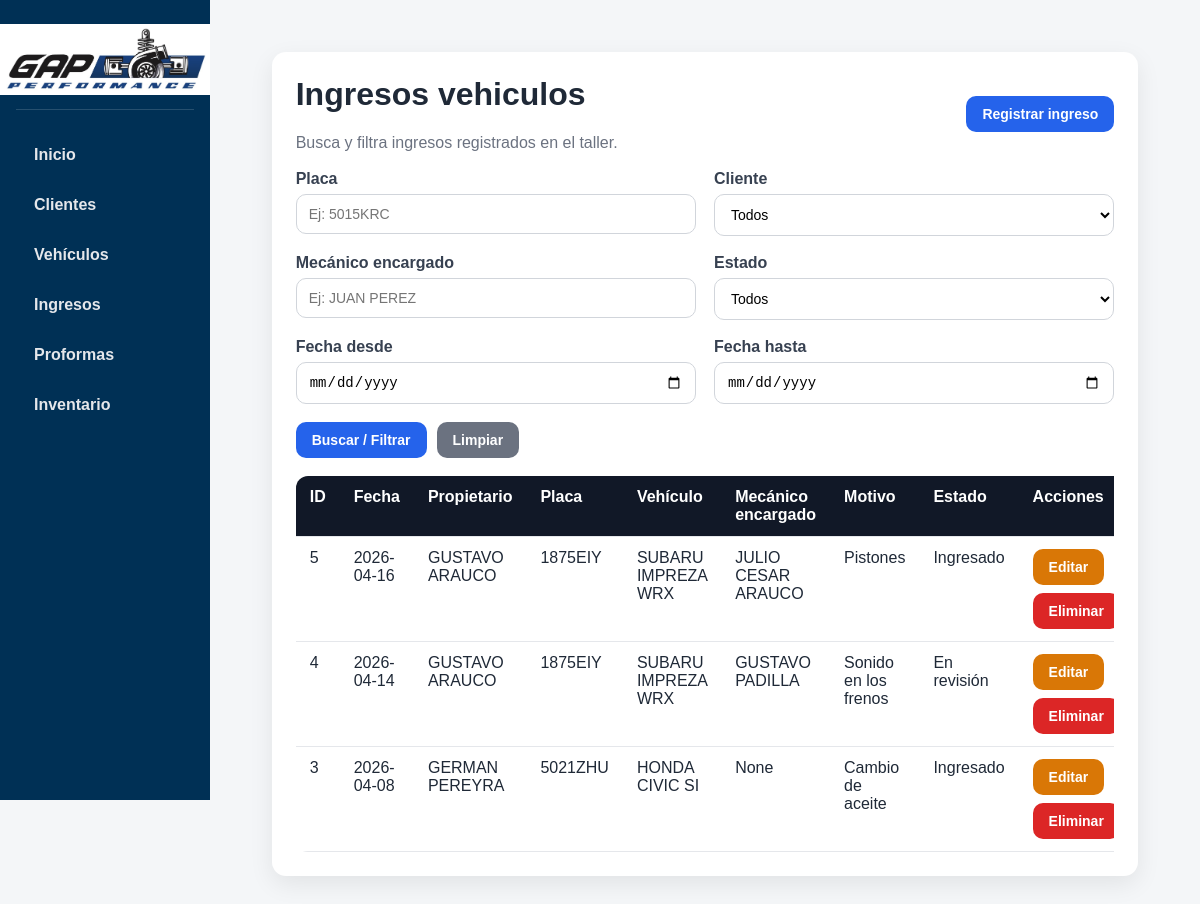
The app's page /ingresos with its own data.
### tables this page shows
CREATE TABLE ingresos (
    id_ingreso INTEGER PRIMARY KEY AUTOINCREMENT,
    id_vehiculo INTEGER NOT NULL,
    fecha_ingreso TEXT NOT NULL,
    motivo TEXT NOT NULL,
    observaciones TEXT,
    estado TEXT NOT NULL, mecanico_encargado TEXT,
    FOREIGN KEY (id_vehiculo) REFERENCES vehiculos(id_vehiculo)
);

CREATE TABLE clientes (
    id_cliente INTEGER PRIMARY KEY AUTOINCREMENT,
    nombre_completo TEXT NOT NULL,
    telefono TEXT NOT NULL,
    ci_nit TEXT,
    direccion TEXT
);

CREATE TABLE vehiculos (
    id_vehiculo INTEGER PRIMARY KEY AUTOINCREMENT,
    id_cliente INTEGER NOT NULL,
    placa TEXT NOT NULL UNIQUE,
    marca TEXT NOT NULL,
    modelo TEXT NOT NULL,
    tipo TEXT,
    vin TEXT,
    color TEXT,
    anio INTEGER,
    FOREIGN KEY (id_cliente) REFERENCES clientes(id_cliente)
);

### app.py (the view)
@app.route("/ingresos")
def listar_ingresos():
    placa = request.args.get("placa", "").strip()
    id_cliente = request.args.get("id_cliente", "").strip()
    mecanico = request.args.get("mecanico", "").strip()
    estado = request.args.get("estado", "").strip()
    fecha_desde = request.args.get("fecha_desde", "").strip()
    fecha_hasta = request.args.get("fecha_hasta", "").strip()
    conexion = conectar_db()
    cursor = conexion.cursor()
    query = """
        SELECT i.*, v.placa, v.marca, v.modelo, c.nombre_completo
        FROM ingresos i
        INNER JOIN vehiculos v ON i.id_vehiculo = v.id_vehiculo
        INNER JOIN clientes c ON v.id_cliente = c.id_cliente
        WHERE 1=1
    """
    parametros = []
    if placa:
        query += " AND v.placa LIKE ?"
        parametros.append(f"%{placa}%")
    if id_cliente:
        query += " AND c.id_cliente = ?"
        parametros.append(id_cliente)
    if mecanico:
        query += " AND i.mecanico_encargado LIKE ?"
        parametros.append(f"%{mecanico}%")
    if estado:
        query += " AND i.estado = ?"
        parametros.append(estado)
    if fecha_desde:
        query += " AND i.fecha_ingreso >= ?"
        parametros.append(fecha_desde)
    if fecha_hasta:
        query += " AND i.fecha_ingreso <= ?"
        parametros.append(fecha_hasta)
    query += " ORDER BY i.id_ingreso DESC"
    cursor.execute(query, parametros)
    ingresos = cursor.fetchall()
    cursor.execute("SELECT * FROM clientes ORDER BY nombre_completo ASC")
    clientes = cursor.fetchall()
    conexion.close()
    return render_template(
        "ingresos.html",
        ingresos=ingresos,
        clientes=clientes,
        placa=placa,
        id_cliente=id_cliente,
        mecanico=mecanico,
        estado=estado,
        fecha_desde=fecha_desde,
        fecha_hasta=fecha_hasta
    )

### app.py (called while the page is built)
def conectar_db():
    conexion = sqlite3.connect("taller.db")
    conexion.row_factory = sqlite3.Row
    return conexion

### templates/ingresos.html (shortened to what this page needs)
{% extends "base.html" %}
{% block content %}
<div class="card">
    <div class="page-header">
        <div>
            <h1>Ingresos vehiculos</h1>
            <p>Busca y filtra ingresos registrados en el taller.</p>
        </div>
        <a class="btn btn-primary" href="/ingresos/nuevo">Registrar ingreso</a>
    </div>
    <form method="GET" action="/ingresos" class="mb-3">
        <div class="form-grid">
            <div class="form-group">
                <label>Placa</label>
                <input type="text" name="placa" value="{{ placa or '' }}" placeholder="Ej: 5015KRC">
            </div>
            <div class="form-group">
                <label>Cliente</label>
                <select name="id_cliente">
                    <option value="">Todos</option>
                </select>
            </div>
            <div class="form-group">
                <label>Mecánico encargado</label>
                <input type="text" name="mecanico" value="{{ mecanico or '' }}" placeholder="Ej: JUAN PEREZ">
            </div>
            <div class="form-group">
                <label>Estado</label>
                <select name="estado">
                    <option value="">Todos</option>
                </select>
            </div>
            <div class="form-group">
                <label>Fecha desde</label>
                <input type="date" name="fecha_desde" value="{{ fecha_desde or '' }}">
            </div>
            <div class="form-group">
                <label>Fecha hasta</label>
                <input type="date" name="fecha_hasta" value="{{ fecha_hasta or '' }}">
            </div>
        </div>
        <div class="form-actions">
            <button class="btn btn-primary" type="submit">Buscar / Filtrar</button>
            <a class="btn btn-secondary" href="/ingresos">Limpiar</a>
        </div>
    </form>
    <div class="table-responsive">
        <table>
            <thead>
                <tr>
                    <th>ID</th>
                    <th>Fecha</th>
                    <th>Propietario</th>
                    <th>Placa</th>
                    <th>Vehículo</th>
                    <th>Mecánico encargado</th>
                    <th>Motivo</th>
                    <th>Estado</th>
                    <th>Acciones</th>
                </tr>
            </thead>
            <tbody>
                {% for ingreso in ingresos %}
                <tr>
                    <td>{{ ingreso["id_ingreso"] }}</td>
                    <td>{{ ingreso["fecha_ingreso"] }}</td>
                    <td>{{ ingreso["nombre_completo"] }}</td>
                    <td>{{ ingreso["placa"] }}</td>
                    <td>{{ ingreso["marca"] }} {{ ingreso["modelo"] }}</td>
                    <td>{{ ingreso["mecanico_encargado"] }}</td>
                    <td>{{ ingreso["motivo"] }}</td>
                    <td>{{ ingreso["estado"] }}</td>
                    <td>
                        <div class="actions">
                            <a class="btn btn-warning" href="/ingresos/{{ ingreso['id_ingreso'] }}/editar">Editar</a>
                            <form class="inline-form" action="/ingresos/{{ ingreso['id_ingreso'] }}/eliminar" method="POST">
                                <button class="btn btn-danger" type="submit" onclick="return confirm('¿Seguro que deseas eliminar este ingreso?')">Eliminar</button>
                            </form>
                        </div>
                    </td>
                </tr>
                {% endfor %}
            </tbody>
        </table>
    </div>
</div>
{% endblock %}

### static/style.css (style rules this page uses)
* { box-sizing: border-box; }
body { margin: 0; font-family: Arial, Helvetica, sans-serif; background-color: #f4f6f8; color: #1f2937; }
a { text-decoration: none; }
h1, h2, h3 { margin-top: 0; }
.card { background: white; border-radius: 14px; padding: 24px; box-shadow: 0 8px 24px rgba(0, 0, 0, 0.08); margin-bottom: 24px; }
.btn { display: inline-block; padding: 10px 16px; border: none; border-radius: 10px; cursor: pointer; font-size: 14px; font-weight: bold; transition: 0.2s; }
.btn-primary { background: #2563eb; color: white; }
.btn-secondary { background: #6b7280; color: white; }
.btn-danger { background: #dc2626; color: white; }
.btn-warning { background: #d97706; color: white; }
.inline-form { display: inline; }
.form-grid { display: grid; grid-template-columns: 1fr 1fr; gap: 18px; }
.form-group { display: flex; flex-direction: column; }
label { font-weight: bold; margin-bottom: 6px; color: #374151; }
input, select, textarea { width: 100%; padding: 11px 12px; border: 1px solid #d1d5db; border-radius: 10px; background: #fff; font-size: 14px; transition: 0.2s; }
.form-actions { margin-top: 18px; display: flex; gap: 10px; flex-wrap: wrap; }
.table-responsive { overflow-x: auto; }
table { width: 100%; border-collapse: collapse; background: white; border-radius: 12px; overflow: hidden; }
thead { background: #111827; color: white; }
th, td { padding: 12px 14px; text-align: left; border-bottom: 1px solid #e5e7eb; vertical-align: top; }
.page-header { display: flex; justify-content: space-between; align-items: center; gap: 12px; flex-wrap: wrap; margin-bottom: 18px; }
.page-header p { margin: 0; color: #6b7280; }
.mb-3 { margin-bottom: 18px; }
.actions { display: flex; gap: 8px; flex-wrap: wrap; }

### records on screen
ingresos: id_ingreso "5", fecha_ingreso "2026-04-16", nombre_completo "GUSTAVO ARAUCO", placa "1875EIY", marca "SUBARU", modelo "IMPREZA WRX", mecanico_encargado "JULIO CESAR ARAUCO", motivo "Pistones", estado "Ingresado"
ingresos: id_ingreso "4", fecha_ingreso "2026-04-14", nombre_completo "GUSTAVO ARAUCO", placa "1875EIY", marca "SUBARU", modelo "IMPREZA WRX", mecanico_encargado "GUSTAVO PADILLA", motivo "Sonido en los frenos", estado "En revisión"
ingresos: id_ingreso "3", fecha_ingreso "2026-04-08", nombre_completo "GERMAN PEREYRA", placa "5021ZHU", marca "HONDA", modelo "CIVIC SI", mecanico_encargado "None", motivo "Cambio de aceite", estado "Ingresado"
